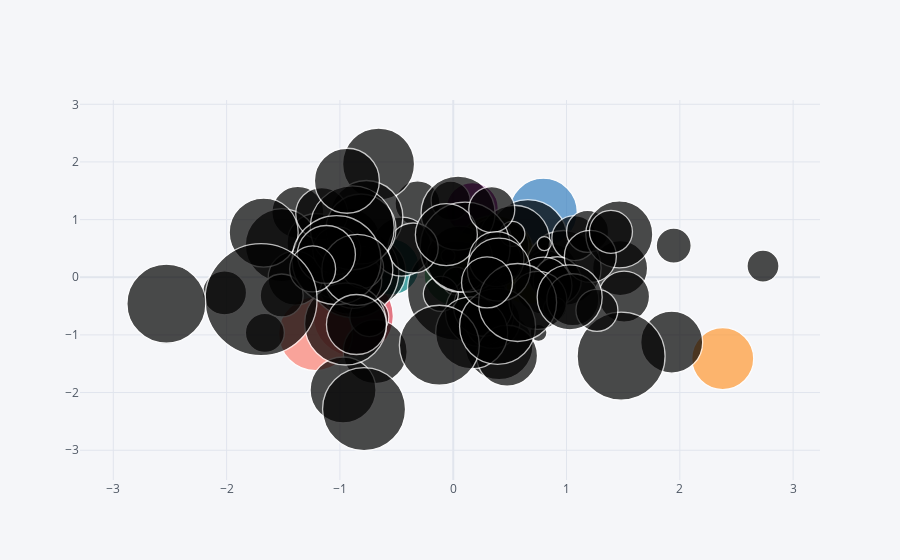

The cell this chart's notebook holds for it:
### Markdown cell above
## Bubble Plot

### Code cell
df.iplot(kind='bubble', x='A', y='B', size='C')
